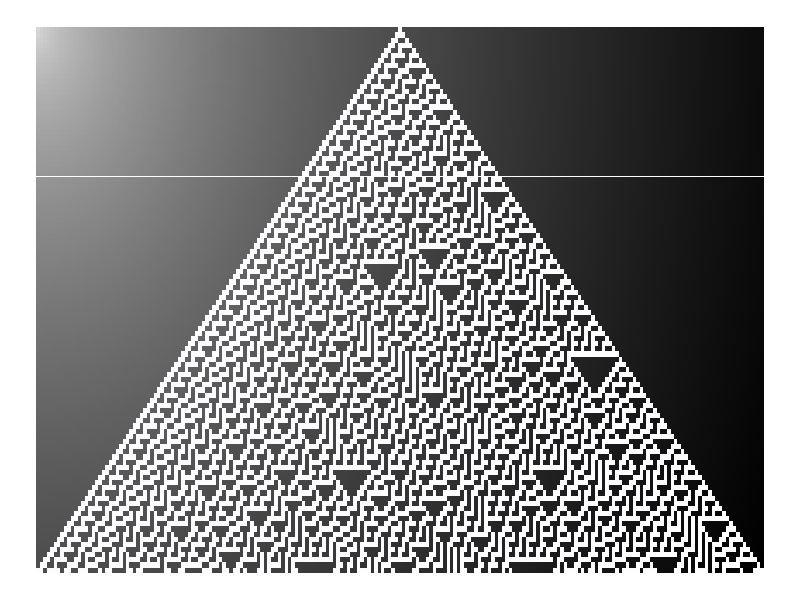
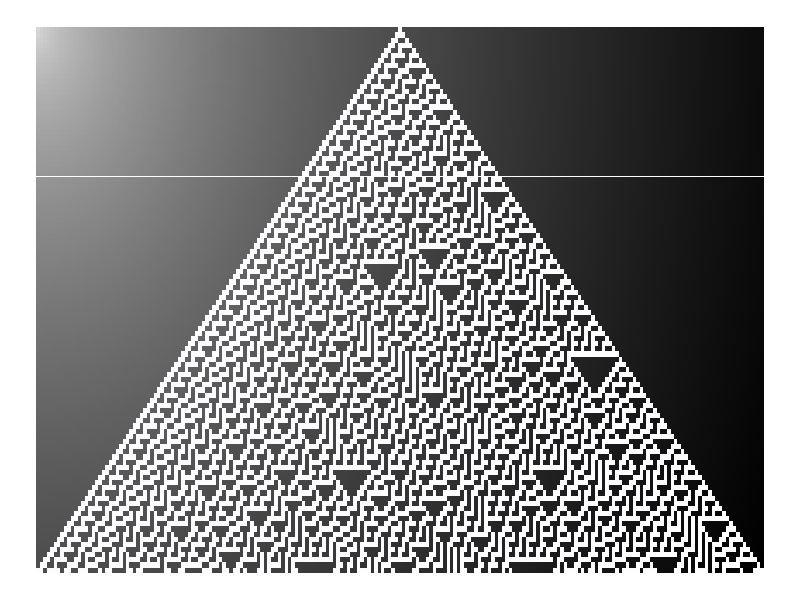

These charts were generated, in order, by the following R code:
# rule 30: https://en.wikipedia.org/wiki/Rule_30
# libraries ----
library(data.table)
library(ggplot2)

# functions ----
#' Function to calculate rule 30
#'
#' @param a left neighbour of the cell
#' @param b actual cell
#' @param c right neighbour of the cell
#'
#' @return
#' @export
#'
#' @examples
rule30 <- function(a, b, c)
{
    if (length(a) == 0) a <- 0
    if (is.na(c)) c <- 0
    bc <-  b | c
    (a | bc) & !(a & bc) 
}

# check if rule30 yield correct results
for(i in c(T, F))
{
    for(j in c(T,F))
    {
        for(k in c(T, F))
        {
            message(sprintf("%s %s %s %s", i*1, j*1, k*1, rule30(i, j, k)*1))
        }
    }
}

# genuary code ----
# number of cells (make sure its odd, for better results)
n <- 211

# determine halfway and starting status
halfway <- (n - 1) / 2
cellRow <- c(rep(0, halfway), 1, rep(0, halfway))

# create data
ruleData <- data.table(xAxis = 1:n, yAxis = 0, cell = cellRow)
for (gen in 1:halfway)
{
    thisRow <- c()
    for (cell in 1:n)
    {
        thisRow <- c(thisRow, rule30(a = cellRow[cell - 1], b = cellRow[cell], c = cellRow[cell + 1]))
    }
    ruleData <- rbind(ruleData, data.table(xAxis = 1:n, yAxis = gen, cell = thisRow))
    cellRow <- thisRow
}

# calculate distance from given point - its gonna be helpful for shading
givenPoint <- c(0, 0)
ruleData[, dist := sqrt((xAxis - givenPoint[1]) ^ 2 + (yAxis - givenPoint[2]) ^ 2)]
ruleData[, dist := sqrt(dist / max(dist))]

# establish colors
fill0 <- "#000000"
fill1 <- "#F8F8FF"

# plot the plot ...
ggplot() + 
    geom_tile(data = ruleData[cell == 0], aes(x = xAxis, y = yAxis, alpha = dist), fill = fill0) +
    geom_tile(data = ruleData[cell == 1], aes(x = xAxis, y = yAxis, alpha = 1 - dist), fill = fill1) +
    theme_void() +
    theme(legend.position = "none") + 
    scale_y_reverse() 

# ... and save it
dir.create(path = "results/", showWarnings = F)
ggsave(filename = "results/02_rule30.png", height = 3, width = 6, dpi = 720)
